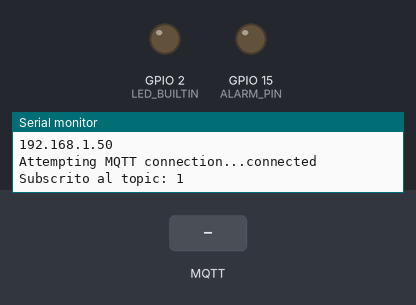
Simulated run of this sketch. Board: ESP32. Shown: output pins drawn as LEDs (lit = HIGH), the last lines printed to the serial monitor. Dashed ring = blinking. The test bench sets the inputs (shaded band). WiFi joins after 1.5 s; servers stay silent unless stated; no MQTT or app messages arrive unless stated.

Above: at 2.7 s.
2.8 s: MQTT message "ON" arrives on the first subscribed topic
At 3.9 s:
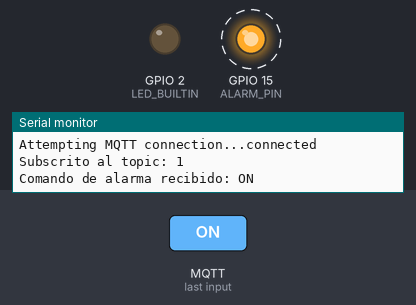
5.8 s: MQTT message "OFF" arrives on the first subscribed topic
At 6.6 s:
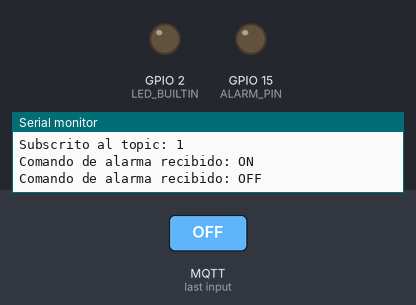
Timing chart, 0 to 8.8 s (numbered marks = the images above; inputs shaded):
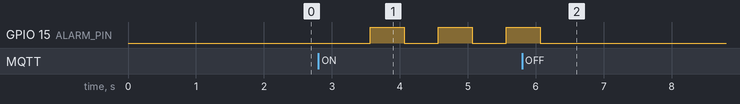

The sketch:

Alarma_Sonora.ino
```cpp
#include "PubSubClient.h"

#include <WiFi.h>
#include "ArduinoJson.h"

#define ALARM_PIN 15


//Configuracion red
const char* ssid = "isaac-H81M-S2H";
const char* password = "12345678";
const char* server = "10.42.0.1";

//Datos EJ
struct {
  int alarm_id;
  char* name;
  char* type;
  int device_id;
} ALARM = {3, "Alarm1", "NoDef", 25};

struct {
  int group_id;
  char* name;
  char* mqtt_channel;
  int home_id;
  bool supressed;
} GROUP = {5, "Salon", "Salon2", 2, 0};

int alarm_state = 0;
int alarm_control = 0;


String clientId = "ESP32 test";

WiFiClient espClient;
PubSubClient client(espClient);
long lastMsg = 0;
char msg[50];
//String mqtt_client_id = "ESP32Cliente-" + String(ESP.getChipModel());
char sensData_url[256];
char mqtt_topic[256];

void setup() {
  sprintf(sensData_url, "http://%s:8081/api/control/sensorData", server);
  sprintf(mqtt_topic, "%s/alarms/%d", GROUP.mqtt_channel,ALARM.alarm_id);

  pinMode(LED_BUILTIN, OUTPUT);
  pinMode(ALARM_PIN, OUTPUT);


  Serial.begin(115200);
  setup_wifi();
  client.setServer(server, 1883);
  client.setCallback(receive_alarm_command);
}

void setup_wifi() {

  delay(10);
  // We start by connecting to a WiFi network
  Serial.println();
  Serial.print("Connecting to ");
  Serial.println(ssid);

  WiFi.begin(ssid, password);

  while (WiFi.status() != WL_CONNECTED) {
    delay(500);
    Serial.print(".");
  }

  Serial.println("");
  Serial.println("WiFi connected");
  Serial.println("IP address: ");
  Serial.println(WiFi.localIP());
}

void receive_alarm_command(char *topic, byte *payload, unsigned int length){

  Serial.print("Comando de alarma recibido: ");

  String command = "";
  for (size_t i = 0; i < length; i++){
    command.concat((char)payload[i]);
  }

  Serial.print(command);
  Serial.println("");

  if(command == "ON"){
    alarm_state = 1;
  }else if(command == "OFF"){
    alarm_state = 0;
  }


}

void reconnect() {

  while (!client.connected()) {
    Serial.print("Attempting MQTT connection...");
    if (client.connect("ALARM ESP32")) {
      Serial.println("connected\n");
      bool sub = client.subscribe(mqtt_topic);
      Serial.print("Subscrito al topic: ");
      Serial.print(sub);
      Serial.println();
    } else {
      Serial.print("failed, rc=");
      Serial.print(client.state());
      Serial.println(" try again in 5 seconds");
      delay(5000);
    }
  }
}


void loop() {

  if (!client.connected()) {
    reconnect();
  }
  client.loop();

  //Control digital de la señal de la alarma
  if(alarm_state == 1){
    digitalWrite(ALARM_PIN, alarm_control);
    alarm_control = (alarm_control+1)%2;
  }else if(alarm_state == 0){
    digitalWrite(ALARM_PIN, LOW);
  }


  delay(500);
}
```

Measured:
- after the input at 2.8 s, GPIO 15 (ALARM_PIN): alternates HIGH for 0.50 s and LOW for 0.50 s, starting after 0.77 s
- after the input at 5.8 s, GPIO 15 (ALARM_PIN): goes on until 6.1 s, then stays LOW
